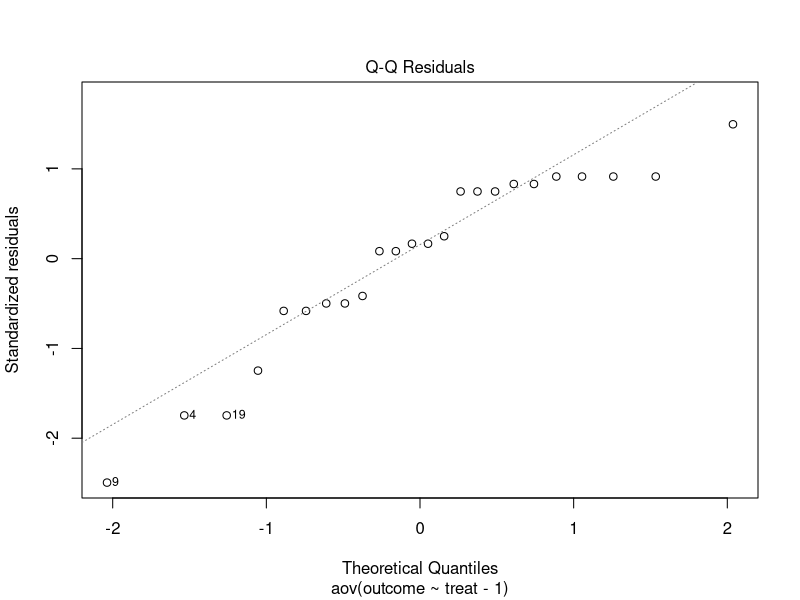
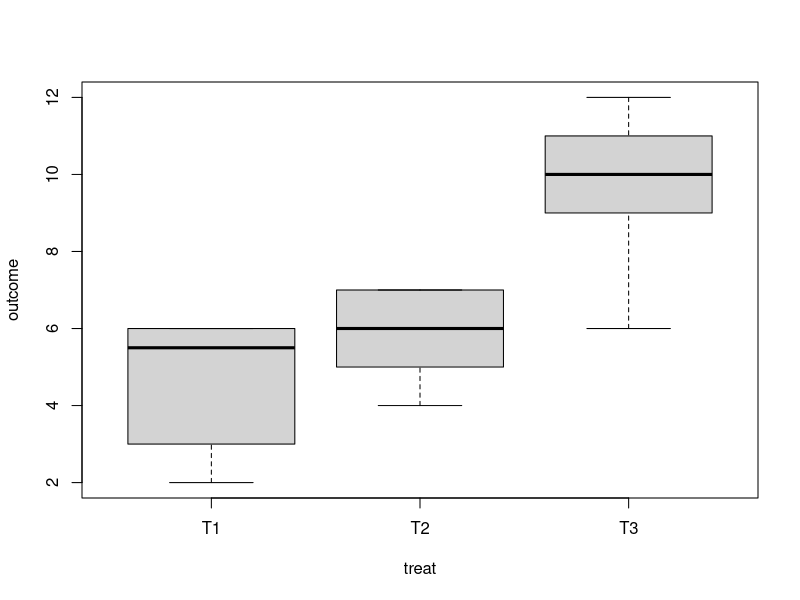

These charts were generated, in order, by the following R code:
################# 
# One-way ANOVA #
#################


# Example: Comparing 3 treatments

# reading data
library(tidyverse)
wide = matrix(c(4, 7, 9,
                2, 6, 12,
                6, 5, 6,
                6, 7, 11,
                5, 6, 10,
                6, 4, 11,
                2, 7, 9,
                6, 5, 10), byrow = T, ncol = 3)
wide = as.data.frame(wide)
colnames(wide) = c("T1", "T2", "T3")

# converting from wide to long format
df = wide %>% pivot_longer(cols = c(T1, T2, T3),
                              names_to = "treat",
                              values_to = "outcome")
df$treat = factor(df$treat)


# fitting model (-1 excludes intercept)
mod = aov(outcome ~ treat - 1, data = df) 
# coefficients
dummy.coef(mod)
# confidence intervals
confint(mod)


# conversion to sum-to-zero
options(contrasts = c("contr.sum", "contr.poly")) 
# refit model
mod_sum = aov(outcome ~ treat, data = df)
dummy.coef(mod_sum)
confint(mod_sum)

# checking normality
plot(mod, which = 2)
# checking equality of variances
boxplot(outcome ~ treat,  data = df)

# ANOVA table
summary(mod)

# Tukey HSD
TukeyHSD(mod, conf.level = 0.95)

# Example: Doughnuts
# During cooking, doughnuts absorb fat in various
# amounts. Lowe wished to learn if the amount
# absorbed depends on the type of fat used
# For each of four fats, six batches
# of doughnuts were prepared. The data 
# in the table below are the grams of fat
# absorbed per batch, coded by deducting 100g
# to give simpler figures

mat = matrix(c(64, 78, 75, 55,
               72, 91, 93, 66,
               68, 97, 78, 49,
               77, 82, 71, 64,
               56, 85, 63, 70,
               95, 77, 76, 68), byrow = T, ncol = 4)
colnames(mat) = c("T1", "T2", "T3", "T4")
mat = as.data.frame(mat)

dough = mat %>% pivot_longer(cols = c(T1, T2, T3, T4),
                             names_to = "type",
                             values_to = "fat")

# plot data

# run aov 

# check assumptions

# run global test

# run pairwise comparisons





